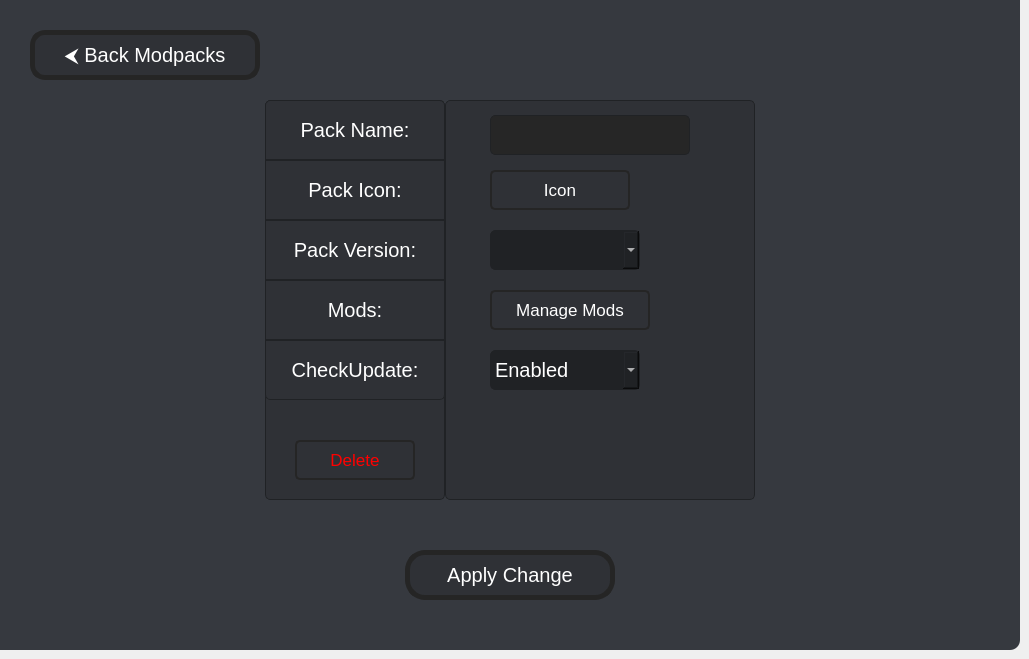
    <widget class="QWidget" name="configmpwid">
     <widget class="QFrame" name="frame_30">
      <property name="geometry">
       <rect>
        <x>0</x>
        <y>0</y>
        <width>1020</width>
        <height>650</height>
       </rect>
      </property>
      <property name="styleSheet">
       <string notr="true">background-color:rgb(54, 57, 63);
border-bottom-right-radius:10px;
outline:none;</string>
      </property>
      <property name="frameShape">
       <enum>QFrame::StyledPanel</enum>
      </property>
      <property name="frameShadow">
       <enum>QFrame::Raised</enum>
      </property>
      <widget class="QPushButton" name="applyconfig">
       <property name="geometry">
        <rect>
         <x>405</x>
         <y>550</y>
         <width>210</width>
         <height>50</height>
        </rect>
       </property>
       <property name="cursor">
        <cursorShape>PointingHandCursor</cursorShape>
       </property>
       <property name="styleSheet">
        <string notr="true">QPushButton {
background-color: rgb(47, 49, 54);
border:5px solid rgb(37, 37, 37);
border-radius:20px;
color:white;
font:15pt;
}
QPushButton:hover {
background-color:rgb(37, 37, 37);

}</string>
       </property>
       <property name="text">
        <string>Apply Change</string>
       </property>
      </widget>
      <widget class="QFrame" name="frame_31">
       <property name="geometry">
        <rect>
         <x>265</x>
         <y>100</y>
         <width>490</width>
         <height>400</height>
        </rect>
       </property>
       <property name="frameShape">
        <enum>QFrame::StyledPanel</enum>
       </property>
       <property name="frameShadow">
        <enum>QFrame::Raised</enum>
       </property>
       <widget class="QFrame" name="frame_32">
        <property name="geometry">
         <rect>
          <x>180</x>
          <y>0</y>
          <width>310</width>
          <height>400</height>
         </rect>
        </property>
        <property name="styleSheet">
         <string notr="true">background-color:rgb(47, 49, 54);
border-radius:5px;
border:1px solid rgb(32, 34, 37);</string>
        </property>
        <property name="frameShape">
         <enum>QFrame::StyledPanel</enum>
        </property>
        <property name="frameShadow">
         <enum>QFrame::Raised</enum>
        </property>
        <widget class="QLineEdit" name="configmpname">
         <property name="geometry">
          <rect>
           <x>45</x>
           <y>15</y>
           <width>200</width>
           <height>40</height>
          </rect>
         </property>
         <property name="styleSheet">
          <string notr="true">background-color:rgb(38, 38, 38);
border-radius:5px;
color:white;
font:12pt;</string>
         </property>
         <property name="text">
          <string/>
         </property>
         <property name="maxLength">
          <number>255</number>
         </property>
         <property name="alignment">
          <set>Qt::AlignCenter</set>
         </property>
         <property name="placeholderText">
          <string/>
         </property>
        </widget>
        <widget class="QComboBox" name="configmpversion">
         <property name="geometry">
          <rect>
           <x>45</x>
           <y>130</y>
           <width>150</width>
           <height>40</height>
          </rect>
         </property>
         <property name="cursor">
          <cursorShape>PointingHandCursor</cursorShape>
         </property>
         <property name="layoutDirection">
          <enum>Qt::LeftToRight</enum>
         </property>
         <property name="styleSheet">
          <string notr="true">font:20px;
color:white;
background-color:rgb(32, 34, 37);
</string>
         </property>
         <property name="maxVisibleItems">
          <number>5</number>
         </property>
        </widget>
        <widget class="QPushButton" name="configmpicon">
         <property name="geometry">
          <rect>
           <x>45</x>
           <y>70</y>
           <width>140</width>
           <height>40</height>
          </rect>
         </property>
         <property name="cursor">
          <cursorShape>PointingHandCursor</cursorShape>
         </property>
         <property name="styleSheet">
          <string notr="true">QPushButton {
background-color: rgb(47, 49, 54);
border:2px solid rgb(37, 37, 37);
border-radius:5px;
color:white;
font:13pt;
}
QPushButton:hover {
background-color:rgb(37, 37, 37);

}</string>
         </property>
         <property name="text">
          <string>Icon</string>
         </property>
        </widget>
        <widget class="QPushButton" name="removempicon_1">
         <property name="geometry">
          <rect>
           <x>200</x>
           <y>80</y>
           <width>20</width>
           <height>20</height>
          </rect>
         </property>
         <property name="cursor">
          <cursorShape>PointingHandCursor</cursorShape>
         </property>
         <property name="styleSheet">
          <string notr="true">border:none;</string>
         </property>
         <property name="text">
          <string/>
         </property>
         <property name="icon">
          <iconset resource="../qrf.qrc">
           <normaloff>:/filters-icon/Pictures/Filters-Icon/x-circle.png</normaloff>:/filters-icon/Pictures/Filters-Icon/x-circle.png</iconset>
         </property>
         <property name="iconSize">
          <size>
           <width>20</width>
           <height>20</height>
          </size>
         </property>
        </widget>
        <widget class="QPushButton" name="configmods">
         <property name="geometry">
          <rect>
           <x>45</x>
           <y>190</y>
           <width>160</width>
           <height>40</height>
          </rect>
         </property>
         <property name="cursor">
          <cursorShape>PointingHandCursor</cursorShape>
         </property>
         <property name="styleSheet">
          <string notr="true">QPushButton {
background-color: rgb(47, 49, 54);
border:2px solid rgb(37, 37, 37);
border-radius:5px;
color:white;
font:13pt;
}
QPushButton:hover {
background-color:rgb(37, 37, 37);

}</string>
         </property>
         <property name="text">
          <string>Manage Mods</string>
         </property>
        </widget>
        <widget class="QPushButton" name="MPFolder_2">
         <property name="geometry">
          <rect>
           <x>240</x>
           <y>330</y>
           <width>50</width>
           <height>50</height>
          </rect>
         </property>
         <property name="cursor">
          <cursorShape>PointingHandCursor</cursorShape>
         </property>
         <property name="styleSheet">
          <string notr="true">border:none;
background-color:none;
outline:none</string>
         </property>
         <property name="text">
          <string/>
         </property>
         <property name="icon">
          <iconset resource="../qrf.qrc">
           <normaloff>:/rf/Pictures/Saved Pictures/folderico.png</normaloff>:/rf/Pictures/Saved Pictures/folderico.png</iconset>
         </property>
         <property name="iconSize">
          <size>
           <width>50</width>
           <height>50</height>
          </size>
         </property>
        </widget>
        <widget class="QComboBox" name="configmpupdate">
         <property name="geometry">
          <rect>
           <x>45</x>
           <y>250</y>
           <width>150</width>
           <height>40</height>
          </rect>
         </property>
         <property name="cursor">
          <cursorShape>PointingHandCursor</cursorShape>
         </property>
         <property name="layoutDirection">
          <enum>Qt::LeftToRight</enum>
         </property>
         <property name="styleSheet">
          <string notr="true">font:20px;
color:white;
background-color:rgb(32, 34, 37);
</string>
         </property>
         <property name="maxVisibleItems">
          <number>5</number>
         </property>
         <item>
          <property name="text">
           <string>Enabled</string>
          </property>
         </item>
         <item>
          <property name="text">
           <string>Disabled</string>
          </property>
         </item>
        </widget>
       </widget>
       <widget class="QFrame" name="frame_33">
        <property name="geometry">
         <rect>
          <x>0</x>
          <y>0</y>
          <width>180</width>
          <height>400</height>
         </rect>
        </property>
        <property name="styleSheet">
         <string notr="true">background-color:rgb(47, 49, 54);
border-radius:5px;
border:1px solid rgb(32, 34, 37);</string>
        </property>
        <property name="frameShape">
         <enum>QFrame::StyledPanel</enum>
        </property>
        <property name="frameShadow">
         <enum>QFrame::Raised</enum>
        </property>
        <widget class="QLabel" name="label_21">
         <property name="geometry">
          <rect>
           <x>0</x>
           <y>0</y>
           <width>180</width>
           <height>60</height>
          </rect>
         </property>
         <property name="toolTip">
          <string>Your modpack name.</string>
         </property>
         <property name="styleSheet">
          <string notr="true">font:20px;
color:white;

border-top-left-radius:5px;
border-top-right-radius:5px;
border-bottom-left-radius:0px;
border-bottom-right-radius:0px;</string>
         </property>
         <property name="text">
          <string>Pack Name:</string>
         </property>
         <property name="alignment">
          <set>Qt::AlignCenter</set>
         </property>
        </widget>
        <widget class="QLabel" name="label_23">
         <property name="geometry">
          <rect>
           <x>0</x>
           <y>120</y>
           <width>180</width>
           <height>60</height>
          </rect>
         </property>
         <property name="toolTip">
          <string>Minecraft version for your modpack.</string>
         </property>
         <property name="styleSheet">
          <string notr="true">font:20px;
color:white;
border-radius:0px;</string>
         </property>
         <property name="text">
          <string>Pack Version:</string>
         </property>
         <property name="alignment">
          <set>Qt::AlignCenter</set>
         </property>
        </widget>
        <widget class="QLabel" name="label_25">
         <property name="geometry">
          <rect>
           <x>0</x>
           <y>60</y>
           <width>180</width>
           <height>60</height>
          </rect>
         </property>
         <property name="toolTip">
          <string>A banner for your modpack</string>
         </property>
         <property name="styleSheet">
          <string notr="true">font:20px;
color:white;
border-radius:0px;</string>
         </property>
         <property name="text">
          <string>Pack Icon:</string>
         </property>
         <property name="alignment">
          <set>Qt::AlignCenter</set>
         </property>
        </widget>
        <widget class="QLabel" name="label_27">
         <property name="geometry">
          <rect>
           <x>0</x>
           <y>180</y>
           <width>180</width>
           <height>60</height>
          </rect>
         </property>
         <property name="toolTip">
          <string>Install or uninstall mods in your modpack.</string>
         </property>
         <property name="styleSheet">
          <string notr="true">font:20px;
color:white;
border-radius:0px;</string>
         </property>
         <property name="text">
          <string>Mods:</string>
         </property>
         <property name="alignment">
          <set>Qt::AlignCenter</set>
         </property>
        </widget>
        <widget class="QPushButton" name="deletemp">
         <property name="geometry">
          <rect>
           <x>30</x>
           <y>340</y>
           <width>120</width>
           <height>40</height>
          </rect>
         </property>
         <property name="cursor">
          <cursorShape>PointingHandCursor</cursorShape>
         </property>
         <property name="styleSheet">
          <string notr="true">QPushButton {
background-color: rgb(47, 49, 54);
border:2px solid rgb(37, 37, 37);
border-radius:5px;
color:red;
font:13pt;
}
QPushButton:hover {
background-color:rgb(37, 37, 37);

}</string>
         </property>
         <property name="text">
          <string>Delete</string>
         </property>
        </widget>
        <widget class="QLabel" name="label_29">
         <property name="geometry">
          <rect>
           <x>0</x>
           <y>240</y>
           <width>180</width>
           <height>60</height>
          </rect>
         </property>
         <property name="toolTip">
          <string>Check whether mods are installed or update available.
Disable this will launch game faster.</string>
         </property>
         <property name="styleSheet">
          <string notr="true">font:20px;
color:white;
border-top-left-radius:0px;
border-top-right-radius:0px;
border-bottom-left-radius:5px;
border-bottom-right-radius:5px;</string>
         </property>
         <property name="text">
          <string>CheckUpdate:</string>
         </property>
         <property name="alignment">
          <set>Qt::AlignCenter</set>
         </property>
        </widget>
       </widget>
      </widget>
      <widget class="QPushButton" name="backmodpack_1">
       <property name="geometry">
        <rect>
         <x>30</x>
         <y>30</y>
         <width>230</width>
         <height>50</height>
        </rect>
       </property>
       <property name="cursor">
        <cursorShape>PointingHandCursor</cursorShape>
       </property>
       <property name="styleSheet">
        <string notr="true">QPushButton {
background-color: rgb(47, 49, 54);
border:5px solid rgb(37, 37, 37);
border-radius:15px;
color:white;
font:15pt;
}
QPushButton:hover {
background-color:rgb(37, 37, 37);

}</string>
       </property>
       <property name="text">
        <string>⮜ Back Modpacks</string>
       </property>
      </widget>
      <widget class="QLabel" name="configmpfb">
       <property name="geometry">
        <rect>
         <x>360</x>
         <y>510</y>
         <width>300</width>
         <height>30</height>
        </rect>
       </property>
       <property name="styleSheet">
        <string notr="true">color:white;
font:12pt;</string>
       </property>
       <property name="text">
        <string/>
       </property>
       <property name="alignment">
        <set>Qt::AlignCenter</set>
       </property>
      </widget>
     </widget>
    </widget>
